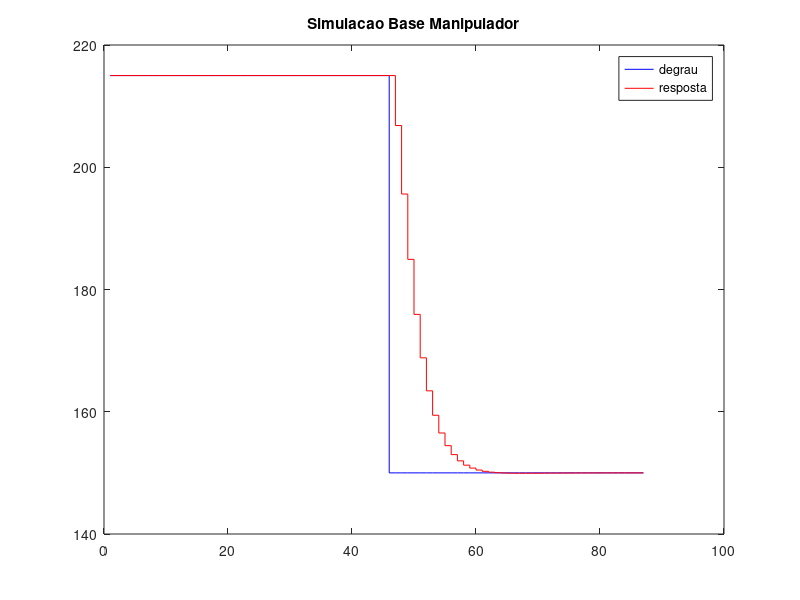
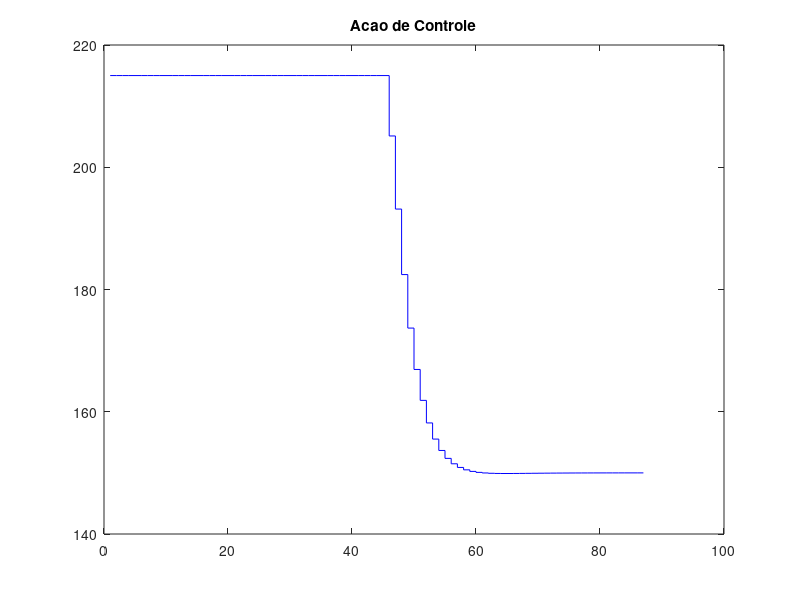
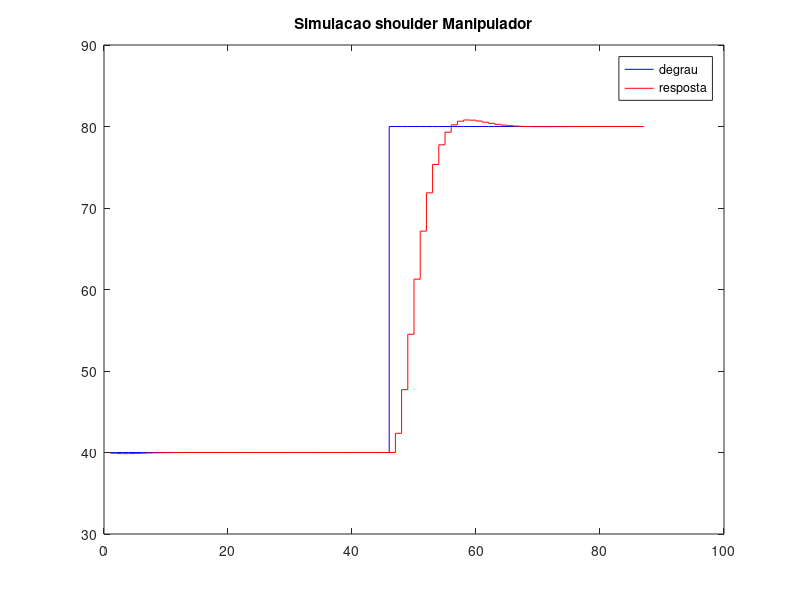
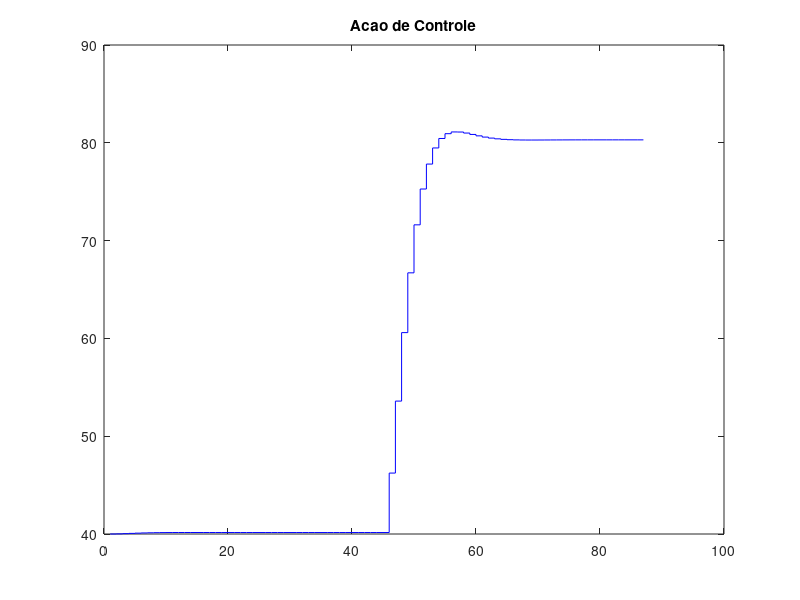

Write the MATLAB code that produced these figures, in order.
clc;
close all;

% BASE
r_k_base = 215;
y_k_base = 215;
y_k_base_delay = 215;
y_k_base_delay_2 = 215;
u_k_base = 215;
u_k_base_delay = 215;
u_k_base_delay_2 = 215;
e_k_base = 0;
e_k_base_delay = 0;
y_k_base_Output = zeros(1,87);
r_k_base_Output = zeros(1,87);
u_k_base_Output = zeros(1,87);

x_axis = zeros(1,87);

% SHOULDER
r_k_shoulder = 40;
y_k_shoulder = 40;
y_k_shoulder_delay = 40;
y_k_shoulder_delay_2 = 40;
u_k_shoulder = 40;
u_k_shoulder_delay = 40;
u_k_shoulder_delay_2 = 40;
e_k_shoulder = 0;
e_k_shoulder_delay = 0;
y_k_shoulder_Output = zeros(1,87);
r_k_shoulder_Output = zeros(1,87);
u_k_shoulder_Output = zeros(1,87);

% FOREARM
r_k_forearm = 32;
y_k_forearm = 32;
y_k_forearm_delay = 32;
y_k_forearm_delay_2 = 32;
u_k_forearm = 32;
u_k_forearm_delay = 32;
u_k_forearm_delay_2 = 32;
e_k_forearm = 0;
e_k_forearm_delay = 0;
y_k_forearm_Output = zeros(1,87);
r_k_forearm_Output = zeros(1,87);
u_k_forearm_Output = zeros(1,87);

for idx = 1:87
    
    if idx <= 45
        r_k_base = 215;
        r_k_shoulder = 40;
        r_k_forearm = 32;
    else
        r_k_base = 150;
        r_k_shoulder = 80;
        r_k_forearm = 100;
    end
    
    e_k_base = r_k_base - y_k_base;
    e_k_shoulder = r_k_shoulder - y_k_shoulder;
    e_k_forearm = r_k_forearm - y_k_forearm;
    
%     u_k_base = u_k_base_delay + 0.413*e_k_base - 0.1508*e_k_base_delay;
%     u_k_shoulder = u_k_shoulder_delay + 0.1572*e_k_shoulder + 0.06513*e_k_shoulder_delay;
%     u_k_forearm = u_k_forearm_delay + 0.413*e_k_forearm - 0.1508*e_k_forearm_delay;
    
    % Sem sem zero nao minimo
    u_k_base = u_k_base_delay + 0.152*e_k_base + 0.032*e_k_base_delay;
    u_k_shoulder = u_k_shoulder_delay + 0.152*e_k_shoulder + 0.032*e_k_shoulder_delay;
    u_k_forearm = u_k_forearm_delay + 0.152*e_k_forearm + 0.032*e_k_forearm_delay;
      
    y_k_base = 0.8273*u_k_base_delay - 0.6543*u_k_base_delay_2 + 0.9515*y_k_base_delay - 0.1245*y_k_base_delay_2;
    y_k_shoulder = 0.3876*u_k_shoulder_delay + 0.198*u_k_shoulder_delay_2 + 0.5515*y_k_shoulder_delay - 0.1393*y_k_shoulder_delay_2;
    y_k_forearm = 0.8273*u_k_forearm_delay - 0.6543*u_k_forearm_delay_2 + 0.9515*y_k_forearm_delay - 0.1245*y_k_forearm_delay_2;
    
    y_k_base_Output(idx) = y_k_base;
    y_k_shoulder_Output(idx) = y_k_shoulder;
    y_k_forearm_Output(idx) = y_k_forearm;
    
    r_k_base_Output(idx) = r_k_base;
    r_k_shoulder_Output(idx) = r_k_shoulder;
    r_k_forearm_Output(idx) = r_k_forearm;
    
    u_k_base_Output(idx) = u_k_base;
    u_k_shoulder_Output(idx) = u_k_shoulder;
    u_k_forearm_Output(idx) = u_k_forearm;
    
    x_axis(idx) = idx;
    
	y_k_base_delay_2 = y_k_base_delay;
	u_k_base_delay_2 = u_k_base_delay;    
	y_k_base_delay = y_k_base;
	u_k_base_delay = u_k_base;
    e_k_base_delay = e_k_base;
    
    y_k_shoulder_delay_2 = y_k_shoulder_delay;
    u_k_shoulder_delay_2 = u_k_shoulder_delay;
	y_k_shoulder_delay = y_k_shoulder;
	u_k_shoulder_delay = u_k_shoulder;
    e_k_shoulder_delay = e_k_shoulder;
    
    y_k_forearm_delay_2 = y_k_forearm_delay;
    u_k_forearm_delay_2 = u_k_forearm_delay;
	y_k_forearm_delay = y_k_forearm;
	u_k_forearm_delay = u_k_forearm;
    e_k_forearm_delay = e_k_forearm;
end

figure(1)
stairs(x_axis(1,:),r_k_base_Output(1,:),'b');
hold on
stairs(x_axis(1,:),y_k_base_Output(1,:),'r');
legend('degrau','resposta')
title('Simulacao Base Manipulador')

figure(2)
stairs(x_axis(1,:),u_k_base_Output(1,:),'b');
title('Acao de Controle')

figure(3)
stairs(x_axis(1,:),r_k_shoulder_Output(1,:),'b');
hold on
stairs(x_axis(1,:),y_k_shoulder_Output(1,:),'r');
legend('degrau','resposta')
title('Simulacao shoulder Manipulador')

figure(4)
stairs(x_axis(1,:),u_k_shoulder_Output(1,:),'b');
title('Acao de Controle')

figure(5)
stairs(x_axis(1,:),r_k_forearm_Output(1,:),'b');
hold on
stairs(x_axis(1,:),y_k_forearm_Output(1,:),'r');
legend('degrau','resposta')
title('Simulacao forearm Manipulador')

figure(6)
stairs(x_axis(1,:),u_k_forearm_Output(1,:),'b');
title('Acao de Controle')